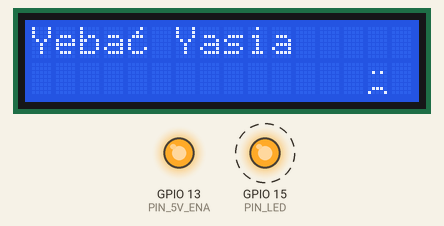
The sketch below on a simulated ESP32. On the bench: 16×2 character LCD, output pins drawn as LEDs (lit = HIGH). Dashed ring = blinking.

Above: at 0.16 s.
Timing chart, 0 to 130.0 s (numbered marks = the images above):
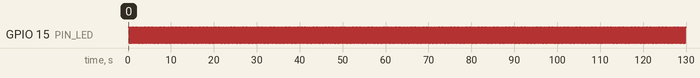

Measured:
- by itself, GPIO 15 (PIN_LED): alternates HIGH for 0.20 s and LOW for 0.20 s

The sketch:

board_bringup.ino
```cpp
#include <Wire.h>
#include <LiquidCrystal.h>

#define PIN_EN 5
#define PIN_RS 17
#define PIN_4 18
#define PIN_5 19
#define PIN_6 22
#define PIN_7 21

#define PIN_LED 15
#define PIN_5V_ENA 13

#define   CONTRAST_PIN   9
#define   BACKLIGHT_PIN  7
#define   CONTRAST       110
LiquidCrystal lcd(PIN_RS, PIN_EN, PIN_4, PIN_5, PIN_6, PIN_7, 23, POSITIVE );


// Creat a set of new characters
byte smiley[8] = {
  0b00000,
  0b00000,
  0b01010,
  0b00000,
  0b00000,
  0b10001,
  0b01110,
  0b00000
};

byte frownie[8] = {
  0b00000,
  0b00000,
  0b01010,
  0b00000,
  0b00000,
  0b00000,
  0b01110,
  0b10001
};

byte ci[8] = {
  0b00010,
  0b00100,
  0b01110,
  0b10000,
  0b10000,
  0b10001,
  0b01110,
  0b00000
};

void setup()
{
  Serial.begin ( 115200 );

  pinMode(PIN_LED, OUTPUT);
  pinMode(PIN_5V_ENA, OUTPUT);

  digitalWrite(PIN_LED, HIGH);
  digitalWrite(PIN_5V_ENA, HIGH);

  lcd.backlight();
  lcd.begin(16,2);               // initialize the lcd

  lcd.createChar (0, smiley);    // load character to the LCD
  lcd.createChar (2, frownie);   // load character to the LCD
  lcd.createChar (3, ci);

  lcd.home ();                   // go home
  lcd.print("Yebac Yasia");\
  lcd.setCursor ( 4, 0 );
  lcd.print (char(3));
  lcd.setCursor ( 0, 1 );        // go to the next line
  lcd.print ("");
}

void loop()
{
  lcd.setCursor ( 14, 1 );
  lcd.print (char(2));
  digitalWrite(PIN_LED, HIGH);
  delay (200);
  lcd.setCursor ( 14, 1 );
  lcd.print ( char(0));
  digitalWrite(PIN_LED, LOW);
  delay (200);
}
```
